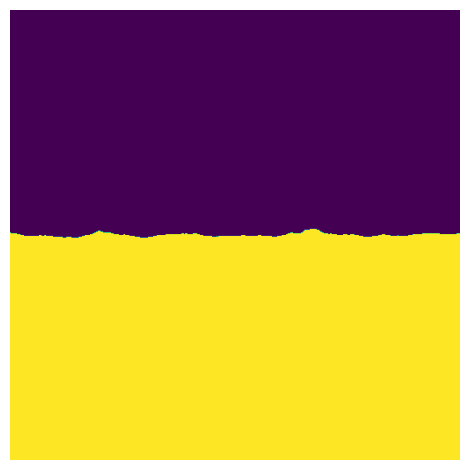
#> input picture _images/0d3adc9f4f23e7357271cba3ccb55b20cc6b0d6c24b3c54b5f9be501862b87b2.png, 469 x 470 px
$ python -i __init__.py   (imports and definitions only)
#> lines starting #> are read from the running program, lines starting #| are printed output that depends on the picture
#> further down, picture is the input picture: shape (470, 469, 3); mean B, G, R 75.9, 127.5, 168.2
import open3d as o3d
import matplotlib
import numpy as np
from matplotlib import pyplot as plt
from typing import List
import cv2
import math


# [32 lines left out: functions show_img, show_geometries, not called in this run]

def show_detected_lines(imgPath: str):
    img = cv2.imread(imgPath)
    show_detected_lines(img)


def show_detected_lines_img(img:np.array):
    fig, (ax1, ax2) = plt.subplots(1, 2)
    fig.tight_layout()
    fig.subplots_adjust(top=0.85)
    ax1.imshow(cv2.cvtColor(img, cv2.COLOR_BGR2RGB))
    ax2.imshow(cv2.cvtColor(img, cv2.COLOR_BGR2RGB))
    dst = cv2.Canny(img, 100, 300, None, 3)
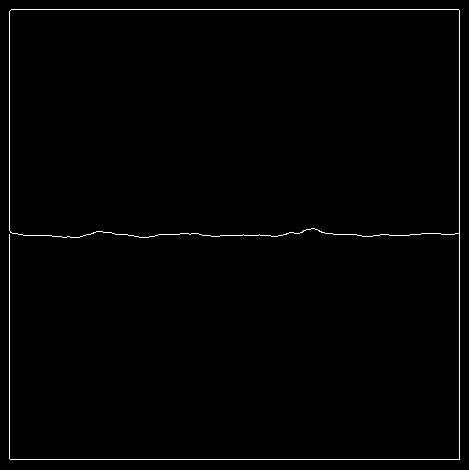
#> dst: shape (470, 469); 1% white in thin lines or dots
    lines = cv2.HoughLines(dst, 1.5, np.pi / 120, 150, None, 0, 0)
#> lines = [[459, 0], [459, 1.57], [9, 1.57], [9, 0], [235.5, 1.57]]
    fig.suptitle(str('Image \n Lines Detected: ' + str(len(lines))))
    for line in lines:
        points = get_edge_points(line, img.shape[1], img.shape[0])
        ax2.plot(*zip(*points),color='orangered', linewidth=2)
#> this loop made 5 passes
#> (y0 in get_edge_points, y1 in get_edge_points, x0 in get_edge_points) on passes 2, 3, 5: (459, 459, -1.05e+10), (9, 9, -205895991.9), (235.5, 235.5, -5.39e+09)
#> (x0 in get_edge_points, x1 in get_edge_points, points) on passes 1, 4: (459, 459, [[459, 0], [459, 470]]), (9, 9, [[9, 0], [9, 470]])
    plt.show()
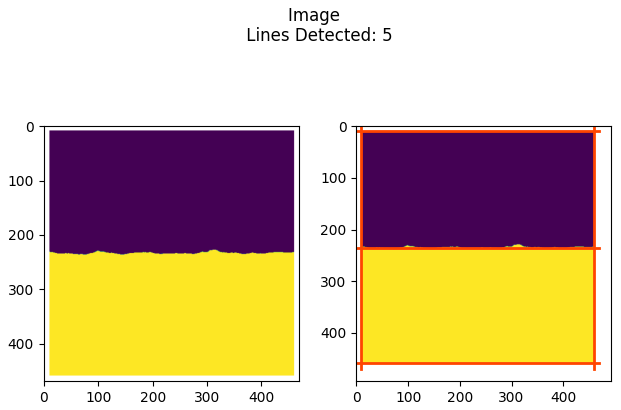
#> figure drawn by matplotlib, 2 panels


# [16 lines left out: function detect_edges, not called in this run]


def get_point_on_polar_line(line: np.array, x:float = None, y:float = None) -> float:
    """Returns the corresponding value of a single axis value on a polar line

    Args:
        line (np.array): The polar line [[rho,theta]]
        x (float, optional): The X coordinate, leave empty if you want to use the y value. Defaults to None.
        y (float, optional): The Y coordinate. Defaults to None.

    Returns:
        float: the corresponding x or y value
        None: if no value was provided
    """

    rho = line[0][0]
    theta = line[0][1]
    cost = math.cos(theta)
    sint = math.sin(theta)
    if(sint == 0):
        if(x is not None): return None
        if(y is not None): return rho
        return y # The line is vertical so should return a constant value for watherver x value is used
    if(cost == 0):
        print("Horizontal line")
        if(y is not None): return None
        if(x is not None): return rho
        return x # The line is horizontal, so should return a constant value for wathever y value is used
    a = -cost/sint # the slope
    b = rho/sint # the constant

    if(x is not None):
        return a * x + b
    elif(y is not None):
        return (y - b) / a
    else:
        return None

def get_edge_points(line: np.array, xMax: float, yMax: float) -> np.array:
    """Returns intersections between a line and a bounds area

    Args:
        line (np.array): The polar line to use for the intersection [[rho,theta]]
        xMax (float): the max x value of the bounds
        yMax (float): the max y value of the bounds

    Returns:
        np.array: the array of intersectiong points along the edges
    """

    points = []

    # check the min x value
    y0 = get_point_on_polar_line(line, x = 0)
    if(y0):
        if(y0 >= 0 and y0 <= yMax):
            points.append(np.array([0,y0]))

    # check the max x value
    y1 = get_point_on_polar_line(line, x = xMax)
    if(y1):
        if(y1 >= 0 and y1 <= yMax):
            points.append(np.array([xMax,y1]))

    # check the min y value
    x0 = get_point_on_polar_line(line, y = 0)
    if(x0):
        if(x0 >= 0 and x0 <= xMax):
            points.append(np.array([x0,0]))

    # check the max y value
    x1 = get_point_on_polar_line(line, y = yMax)
    if(x1):
        if(x1 >= 0 and x1 <= xMax):
            points.append(np.array([x1,yMax]))

    if(len(points) == 0):
        return None
    return np.array(points)

# [231 lines left out: functions line_intersection, check_bounds, line_segment_intersection, find_triangle_intersection, interp_point, interp_value and 4 more, not called in this run]

>>> import cv2
>>> picture = cv2.imread('../_images/0d3adc9f4f23e7357271cba3ccb55b20cc6b0d6c24b3c54b5f9be501862b87b2.png')
>>> result = show_detected_lines_img(picture)
